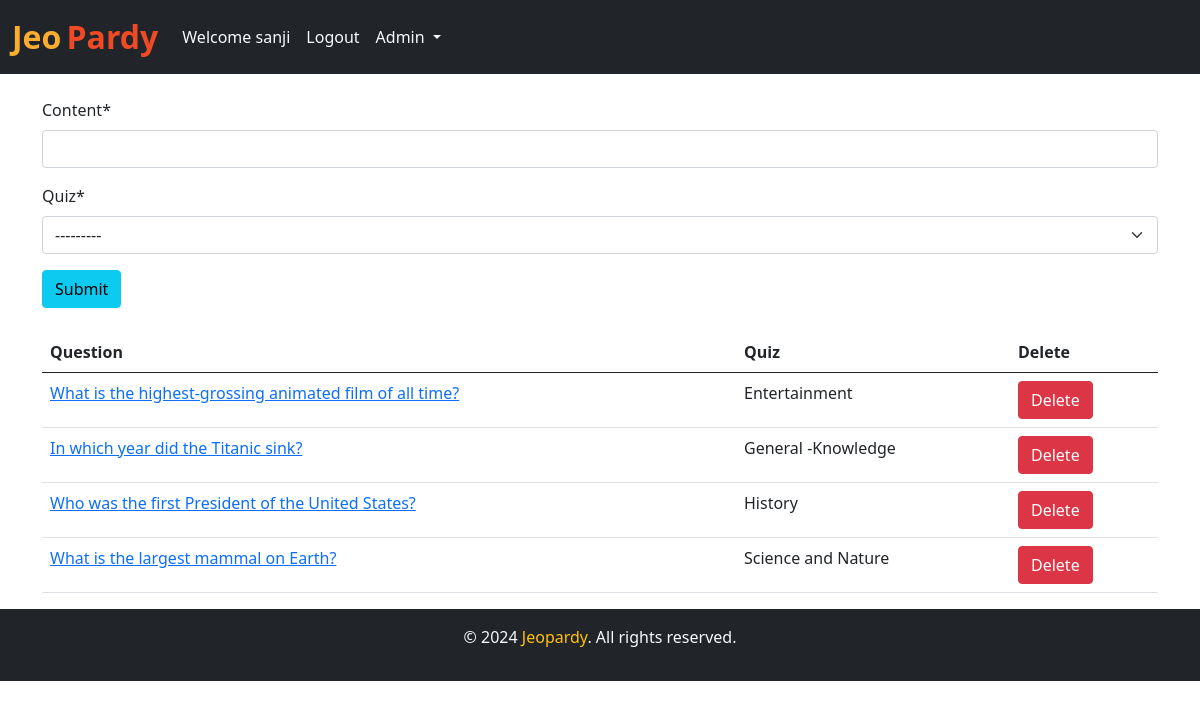
/quiz/add_question/ (signed in), run on the app's committed database.
### quizzes/models.py (models this page shows, shortened)
class Question(models.Model):
    content = models.CharField(max_length=200)
    quiz = models.ForeignKey(Quiz, on_delete=models.CASCADE)

class Quiz(models.Model):
    name = models.CharField(max_length=50)
    desc = models.CharField(max_length=500)
    number_of_questions = models.IntegerField(default=1)
    time = models.IntegerField(help_text="Duration of the quiz in seconds", default="1")
    category = models.ForeignKey(Category, on_delete=models.CASCADE, null=True)
    def __str__(self):
        return self.name

### quizzes/views.py (the view)
# urls.py: path('add_question/', views.add_question, name='add_question'),
def add_question(request):
    questions = Question.objects.all()
    questions = Question.objects.filter().order_by('-id')
    if request.method=="POST":
        form = QuestionForm(request.POST)
        if form.is_valid():
            form.save()
            return render(request, "add_question.html")
    else:
        form=QuestionForm()
    return render(request, "add_question.html", {'form':form, 'questions':questions})

### quizzes/forms.py
class QuestionForm(forms.ModelForm):
    class Meta:
        model = Question
        fields = ('content', 'quiz')

### quizzes/templates/add_question.html (shortened to what this page needs)
{% extends 'base.html' %}
{% load crispy_forms_tags %}
{% block body %}
<div class="container mt-4">
  <form action="/add_question/" method="POST">
    {{ form | crispy }}
    <button type="submit" class="btn btn-info">Submit</button>
  </form>
  <br>
  <table class="table">
    <thead>
      <tr>
        <th>Question</th>
        <th>Quiz</th>
        <th>Delete</th>
      </tr>
    </thead>
    {% for question in questions %}
    <tr>
      <td><a href="/add_options/{{question.id}}/">{{question.content}}</a></td>
      <td>{{question.quiz}}</td>
      <td><a href="/delete_question/{{question.id}}/" class="btn btn-danger">Delete</a></td>
    </tr>
    {% endfor %}
  </table>
</div>
{% endblock %}

### core/templates/base.html (shortened to what this page needs)
<!doctype html>
<html lang="en">
  <head>
    <link href="https://cdn.jsdelivr.net/npm/bootstrap@5.0.2/dist/css/bootstrap.min.css" rel="stylesheet">
  </head>
  <body>
    <nav class="navbar navbar-expand-lg navbar-dark bg-dark ">
        <div class="container-fluid">
          <a class="navbar-brand" href="{% url 'home' %}"><span class="head1">Jeo</span> <span class="head2">Pardy</span></a>
          <div class="collapse navbar-collapse" id="navbarSupportedContent">
              {% if user.is_authenticated %}
              <ul class="navbar-nav me-auto mb-2 mb-lg-0">
                <li class="nav-item">
                  <a class="nav-link text-light" href="#">Welcome {{request.user}}</a>
                </li>
                <li class="nav-item">
                    <a class="nav-link text-light" href="{% url 'logout'%}">Logout</a>
                  </li>
                  {% if user.is_superuser %}
                  <div class="collapse navbar-collapse" id="navbarNavDarkDropdown">
                    <ul class="navbar-nav">
                      <li class="nav-item dropdown">
                        <a class="nav-link dropdown-toggle text-light" href="#" id="navbarDarkDropdownMenuLink" role="button" data-bs-toggle="dropdown" aria-expanded="false">
                          Admin
                        </a>
                      </li>
                    </ul>
                  </div>
                  {% endif %}
              </ul>
            {% endif %}
          </div>
        </div>
      </nav>
      {% block body %}
      {% endblock %}
  <div class="container-fluid">
    <div class="row">
      <div class="col-lg-12 bg-dark text-light text-center p-3">
        <p>&copy; 2024 <span class="text-warning">Jeopardy</span>. All rights reserved.</p>
      </div>
    </div>
  </div>
  </body>
</html>

### core/templates/base.html (style rules this page uses)
.head1 { color: #FBAD30; font-size: 2rem; font-weight: bold; height: 50px; }
.head2 { color: #EF4926; font-size: 2rem; font-weight: bold; }

### data on the page
Question: content "What is the highest-grossing animated film of all time?", quiz "Entertainment"
Question: content "In which year did the Titanic sink?", quiz "General -Knowledge"
Question: content "Who was the first President of the United States?", quiz "History"
Question: content "What is the largest mammal on Earth?", quiz "Science and Nature"

### other printed values
{{ request.user }} "sanji"
